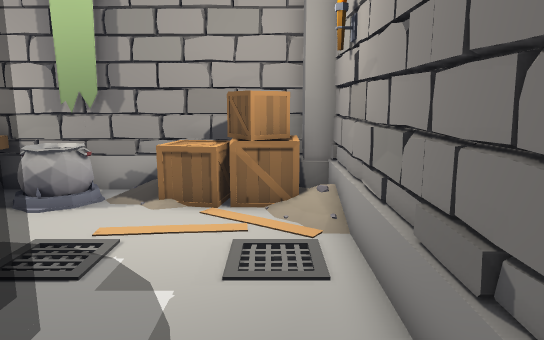
View 1 (above)

12 first-person views from a walk through a Unity game level. The camera is 1.4 m above the floor, tilts 10° down and sees 70° across. The floor is counted in squares, 0.5 m on a side. Each view is taken from the middle of a square. On the plan, view 1 faces up. The plan holds only what a view shows up to about 20 squares ahead; the rest is blank. The player character is not drawn. Some animated figures are left out. Some surface patterns are stand-ins.

View 2
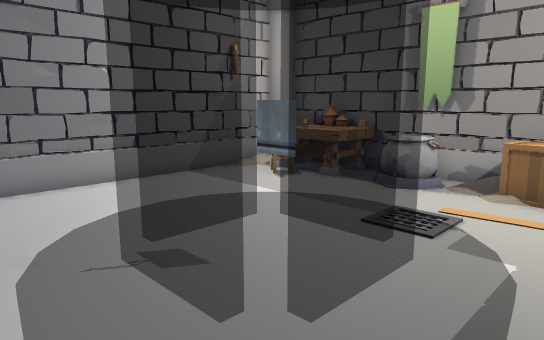

View 3
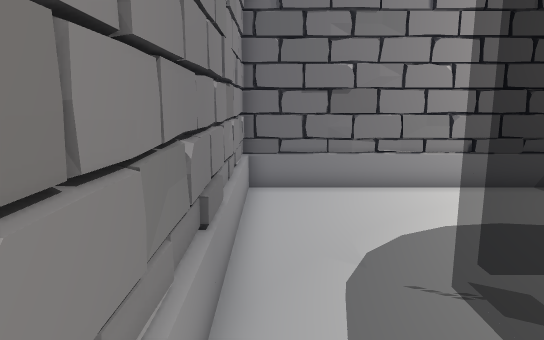

View 4
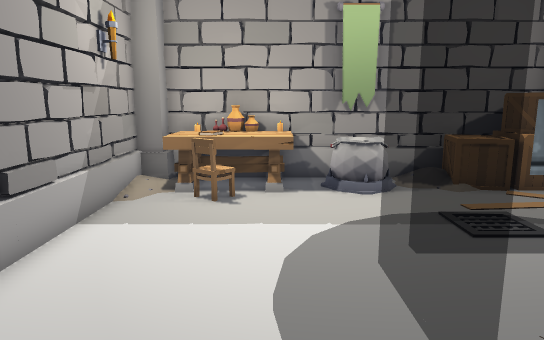

View 5
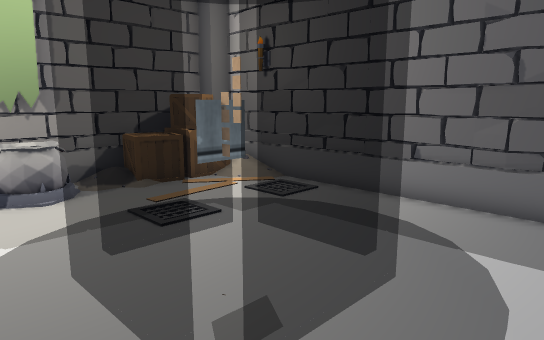

View 6
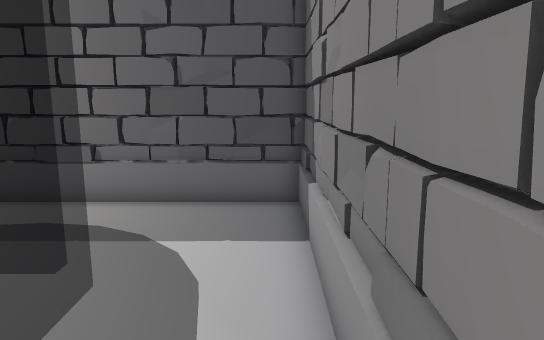

View 7
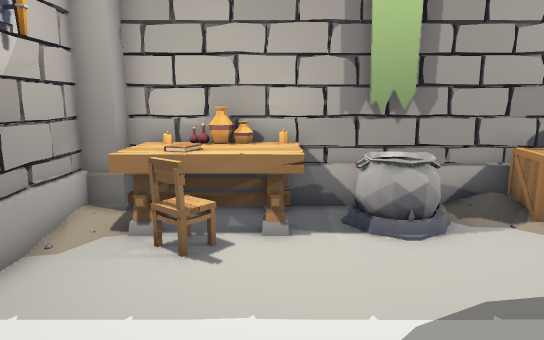

View 8
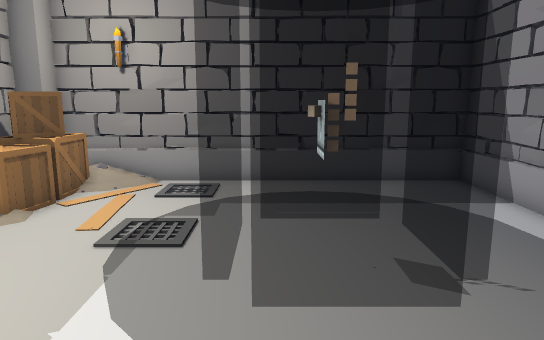

View 9
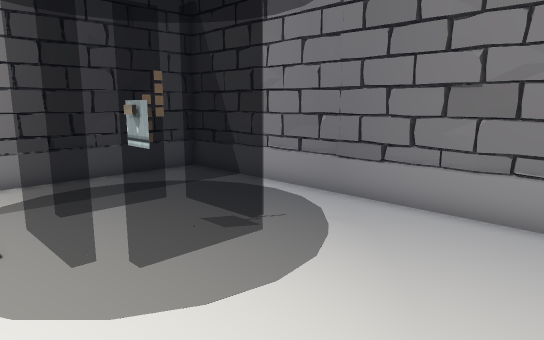

View 10
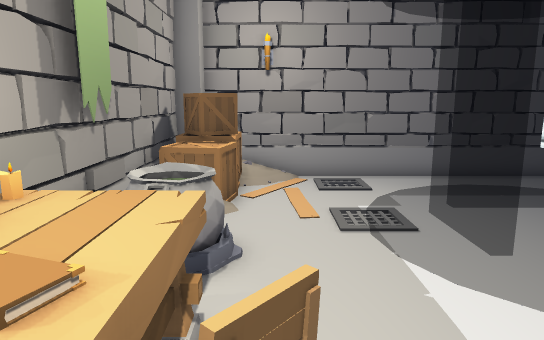

View 11
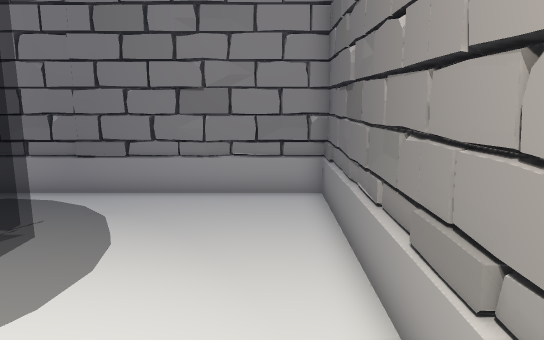

View 12
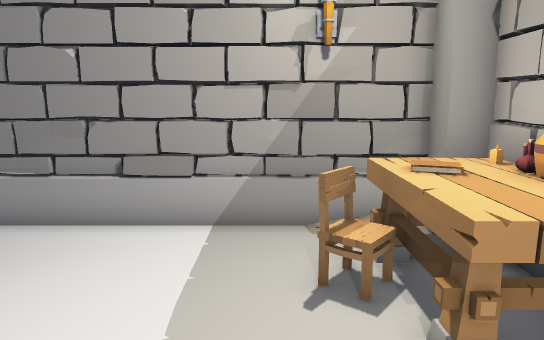

### Floor plan
Key: @ floor where view 1 was taken; # wall or solid block; x gap in a wall; . floor; / step, stairs or slope; = window, fence, low wall or low ledge; v drop or lower ground; T table; B box; C column; P pot; A candle; K books; H chair; O other object.
Columns run from 14 left of view 1 to 2 right of it. Each row starts with its distance up from view 1.
 13 ###########O#####
 12 #CAOTAT####BB#BC#
 11 # TKTTTPPP.BBBBB#
 10 O.TKTTTPP/.BBBBB#
  9 #..H.........../#
  8 #...............#
  7 #.........v...v.#
  6 #.............v.#
  5 #...... === ....#
  4 #......x...x....#
  3 #......=.O.=....#
  2 #......=...=....#
  1 #......=====....#
  0 #.............@.#
 -1 #...............#
 -2 #...............#
 -3 #################

Where each view was taken, in squares from view 1:
view 1: 0 up, 0 right, facing up
view 2: 2 down, 0 right, facing up-left
view 3: 2 down, 1 left, facing left
view 4: 2 down, 9 left, facing up
view 5: 2 down, 9 left, facing up-right
view 6: 2 down, 9 left, facing right
view 7: 2 up, 9 left, facing up
view 8: 4 up, 12 left, facing right
view 9: 7 up, 13 left, facing down-right
view 10: 9 up, 13 left, facing right
view 11: 9 up, 12 left, facing down
view 12: 8 up, 5 left, facing left
